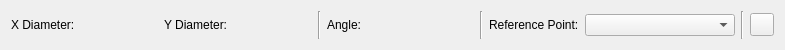
<?xml version="1.0" encoding="UTF-8"?>
<ui version="4.0">
 <class>EllipseDD</class>
 <widget class="QWidget" name="EllipseDD">
  <property name="geometry">
   <rect>
    <x>0</x>
    <y>0</y>
    <width>785</width>
    <height>50</height>
   </rect>
  </property>
  <layout class="QHBoxLayout">
   <item>
    <widget class="QLabel" name="XDiameterLabel">
     <property name="text">
      <string>X Diameter:</string>
     </property>
     <property name="buddy">
      <cstring>XDiameter</cstring>
     </property>
     <property name="MoveToDialog" stdset="0">
      <bool>true</bool>
     </property>
    </widget>
   </item>
   <item>
    <widget class="RMathLineEdit" name="XDiameter" native="true">
     <property name="text" stdset="0">
      <string notr="true">100</string>
     </property>
     <property name="MoveToDialog" stdset="0">
      <bool>true</bool>
     </property>
    </widget>
   </item>
   <item>
    <widget class="QLabel" name="YDiameterLabel">
     <property name="text">
      <string>Y Diameter:</string>
     </property>
     <property name="buddy">
      <cstring>YDiameter</cstring>
     </property>
     <property name="MoveToDialog" stdset="0">
      <bool>true</bool>
     </property>
    </widget>
   </item>
   <item>
    <widget class="RMathLineEdit" name="YDiameter" native="true">
     <property name="text" stdset="0">
      <string notr="true">50</string>
     </property>
     <property name="MoveToDialog" stdset="0">
      <bool>true</bool>
     </property>
    </widget>
   </item>
   <item>
    <widget class="Line" name="line">
     <property name="orientation">
      <enum>Qt::Vertical</enum>
     </property>
    </widget>
   </item>
   <item>
    <widget class="QLabel" name="AngleLabel">
     <property name="text">
      <string>Angle:</string>
     </property>
     <property name="MoveToDialog" stdset="0">
      <bool>true</bool>
     </property>
    </widget>
   </item>
   <item>
    <widget class="RMathLineEdit" name="Angle" native="true">
     <property name="maximumSize">
      <size>
       <width>100</width>
       <height>16777215</height>
      </size>
     </property>
     <property name="text" stdset="0">
      <string notr="true">0</string>
     </property>
     <property name="angle" stdset="0">
      <bool>true</bool>
     </property>
     <property name="MoveToDialog" stdset="0">
      <bool>true</bool>
     </property>
    </widget>
   </item>
   <item>
    <widget class="Line" name="line_2">
     <property name="orientation">
      <enum>Qt::Vertical</enum>
     </property>
    </widget>
   </item>
   <item>
    <widget class="QLabel" name="ReferencePointLabel">
     <property name="text">
      <string>Reference Point:</string>
     </property>
    </widget>
   </item>
   <item>
    <widget class="QComboBox" name="ReferencePoint">
     <property name="minimumSize">
      <size>
       <width>150</width>
       <height>0</height>
      </size>
     </property>
     <property name="ForceSaveIndex" stdset="0">
      <bool>true</bool>
     </property>
    </widget>
   </item>
   <item>
    <widget class="Line" name="line_3">
     <property name="orientation">
      <enum>Qt::Vertical</enum>
     </property>
    </widget>
   </item>
   <item>
    <widget class="QToolButton" name="Reset">
     <property name="HideInDialogMode" stdset="0">
      <bool>true</bool>
     </property>
    </widget>
   </item>
  </layout>
 </widget>
 <customwidgets>
  <customwidget>
   <class>RMathLineEdit</class>
   <extends>QWidget</extends>
   <header>rmathlineedit.h</header>
  </customwidget>
 </customwidgets>
 <resources/>
 <connections/>
</ui>
